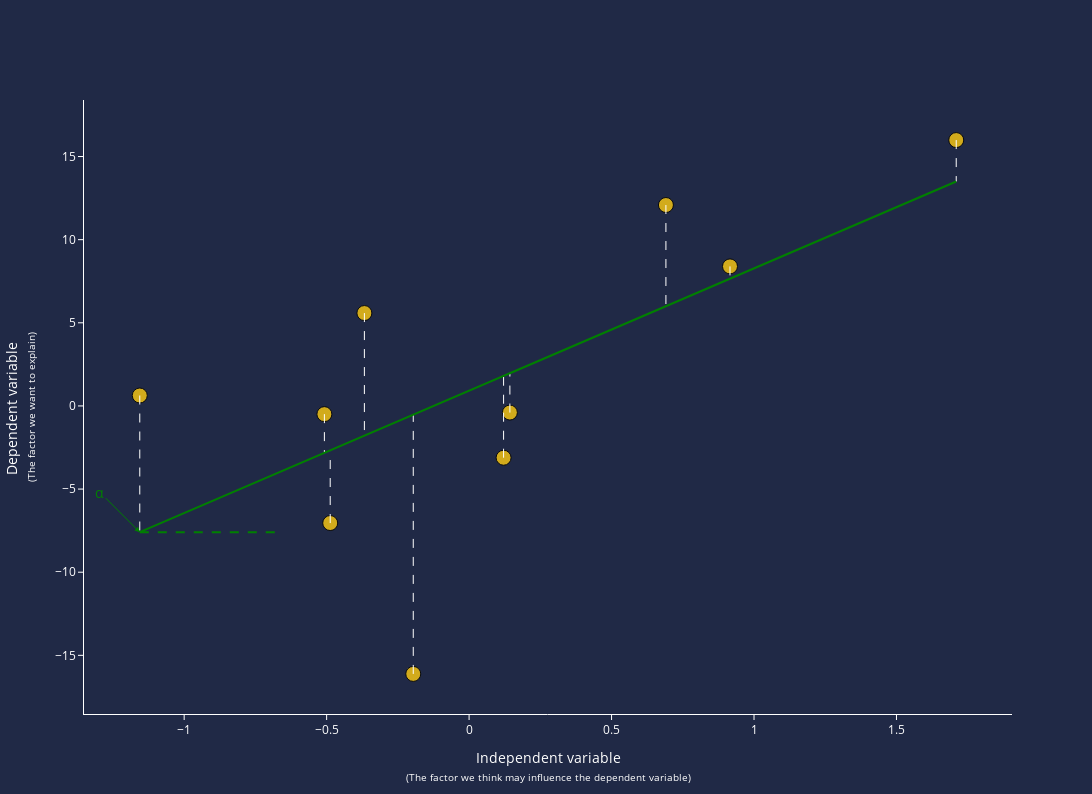

Notebook code cell kept with this figure:
### Code cell
import numpy as np
import plotly.graph_objects as go
import plotly.io as pio
import math
from main import*
# Sample data
N = 10
alpha = 0.5
beta = 10
x = bi.dist.normal(0,1, sample = True, shape = (N,), seed= 1)
e = bi.dist.normal(0,1, sample = True, shape = (N,), seed= 10) 
y = alpha + beta * (x + e)

# Fit a linear regression model
coefficients = np.polyfit(x, y, 1)
line = np.polyval(coefficients, x)

# Create a figure
fig = go.Figure()

background_color = '#202946'  # Set background color
data_color = "#ffcc12"
anotation_color = "white"
anotation_color2 = "green"
data_color = "#ffcc12"


# Add scatter plot for data points
fig.add_trace(go.Scatter(
    x=x,
    y=y,
    mode='markers',
    marker=dict(color=data_color, size=15, opacity=0.8, line=dict(color='black', width=1)),
    name='Data Points',
    showlegend=False  # Remove the legend for this trace
))

# Add dashed lines for residuals
for i in range(len(x)):
    fig.add_trace(go.Scatter(
        x=[x[i], x[i]],
        y=[y[i], line[i]],
        mode='lines',
        line=dict(color='white', dash='dash', width=1),
        showlegend=False
    ))

# Add line of best fit
fig.add_trace(go.Scatter(
    x=x,
    y=line,
    mode='lines',
    line=dict(color=anotation_color2, width=2),
    name='Line of Best Fit',
    showlegend=False
))

# Set background color and layout details
fig.update_layout(
    plot_bgcolor=background_color,
    paper_bgcolor=background_color,
    width=1123,
    height=794,
    xaxis=dict(
        title='Independent variable<br><span style="font-size:10px">(The factor we think may influence the dependent variable)</span>',
        title_font=dict(color='white', size=14),
        tickfont=dict(color='white'),
        showgrid=False,
        zeroline=False,
        showline=True,
        linecolor='white',
        ticks='outside',
        tickcolor='white'
    ),
    yaxis=dict(
        title='Dependent variable <br><span style="font-size:10px;">(The factor we want to explain)</span>',
        title_font=dict(color='white', size=14),
        tickfont=dict(color='white'),
        showgrid=False,
        zeroline=False,
        showline=True,
        linecolor='white',
        ticks='outside',
        tickcolor='white'
    )
)

# Add annotations for alpha and beta
fig.add_annotation(
    x=np.min(x),  # Position along x-axis (adjust as needed)
    y=np.min(line),  # Position along y-axis (for alpha)
    text=f'α',
    showarrow=True,
    arrowhead=2,
    ax=-40,
    ay=-40,
    font=dict(color=anotation_color2, size = 14),
    arrowcolor=anotation_color2
)

# Add a horizontal line for beta at y = alpha
fig.add_trace(go.Scatter(
    x=[np.min(x), np.min(x)+0.5],  # Horizontal line from the origin
    y=[np.min(line), np.min(line)],  # Line height
    mode='lines',
    line=dict(color=anotation_color2, dash='dash', width=2),  # Dashed line for beta
    name='Horizontal Line for β',
    showlegend=False
))



fig.show()

### Figure 1 — Plotly figure (JSON) as saved in the notebook; plotly's stock layout.template omitted (floating-point values rounded to 4 significant figures)
{"data": [{"marker": {"color": "#ffcc12", "line": {"color": "black", "width": 1}, "opacity": 0.8, "size": 15}, "mode": "markers", "name": "Data Points", "showlegend": false, "type": "scatter", "x": [0.6908, -0.4874, -1.156, 0.1211, -0.196, -0.5079, 0.9157, 1.71, -0.3675, 0.1432], "y": [12.08, -7.043, 0.6273, -3.115, -16.12, -0.4927, 8.393, 15.99, 5.586, -0.3974]}, {"line": {"color": "white", "dash": "dash", "width": 1}, "mode": "lines", "showlegend": false, "type": "scatter", "x": [0.6908, 0.6908], "y": [12.08, 5.999]}, {"line": {"color": "white", "dash": "dash", "width": 1}, "mode": "lines", "showlegend": false, "type": "scatter", "x": [-0.4874, -0.4874], "y": [-7.043, -2.673]}, {"line": {"color": "white", "dash": "dash", "width": 1}, "mode": "lines", "showlegend": false, "type": "scatter", "x": [-1.156, -1.156], "y": [0.6273, -7.592]}, {"line": {"color": "white", "dash": "dash", "width": 1}, "mode": "lines", "showlegend": false, "type": "scatter", "x": [0.1211, 0.1211], "y": [-3.115, 1.806]}, {"line": {"color": "white", "dash": "dash", "width": 1}, "mode": "lines", "showlegend": false, "type": "scatter", "x": [-0.196, -0.196], "y": [-16.12, -0.5281]}, {"line": {"color": "white", "dash": "dash", "width": 1}, "mode": "lines", "showlegend": false, "type": "scatter", "x": [-0.5079, -0.5079], "y": [-0.4927, -2.824]}, {"line": {"color": "white", "dash": "dash", "width": 1}, "mode": "lines", "showlegend": false, "type": "scatter", "x": [0.9157, 0.9157], "y": [8.393, 7.654]}, {"line": {"color": "white", "dash": "dash", "width": 1}, "mode": "lines", "showlegend": false, "type": "scatter", "x": [1.71, 1.71], "y": [15.99, 13.5]}, {"line": {"color": "white", "dash": "dash", "width": 1}, "mode": "lines", "showlegend": false, "type": "scatter", "x": [-0.3675, -0.3675], "y": [5.586, -1.79]}, {"line": {"color": "white", "dash": "dash", "width": 1}, "mode": "lines", "showlegend": false, "type": "scatter", "x": [0.1432, 0.1432], "y": [-0.3974, 1.968]}, {"line": {"color": "green", "width": 2}, "mode": "lines", "name": "Line of Best Fit", "showlegend": false, "type": "scatter", "x": [0.6908, -0.4874, -1.156, 0.1211, -0.196, -0.5079, 0.9157, 1.71, -0.3675, 0.1432], "y": [5.999, -2.673, -7.592, 1.806, -0.5281, -2.824, 7.654, 13.5, -1.79, 1.968]}, {"line": {"color": "green", "dash": "dash", "width": 2}, "mode": "lines", "name": "Horizontal Line for β", "showlegend": false, "type": "scatter", "x": [-1.156, -0.6558], "y": [-7.592, -7.592]}], "layout": {"annotations": [{"arrowcolor": "green", "arrowhead": 2, "ax": -40, "ay": -40, "font": {"color": "green", "size": 14}, "showarrow": true, "text": "α", "x": -1.156, "y": -7.592}], "height": 794, "paper_bgcolor": "#202946", "plot_bgcolor": "#202946", "width": 1123, "xaxis": {"linecolor": "white", "showgrid": false, "showline": true, "tickcolor": "white", "tickfont": {"color": "white"}, "ticks": "outside", "title": {"font": {"color": "white", "size": 14}, "text": "Independent variable<br><span style=\"font-size:10px\">(The factor we think may influence the dependent variable)</span>"}, "zeroline": false}, "yaxis": {"linecolor": "white", "showgrid": false, "showline": true, "tickcolor": "white", "tickfont": {"color": "white"}, "ticks": "outside", "title": {"font": {"color": "white", "size": 14}, "text": "Dependent variable <br><span style=\"font-size:10px;\">(The factor we want to explain)</span>"}, "zeroline": false}}}
